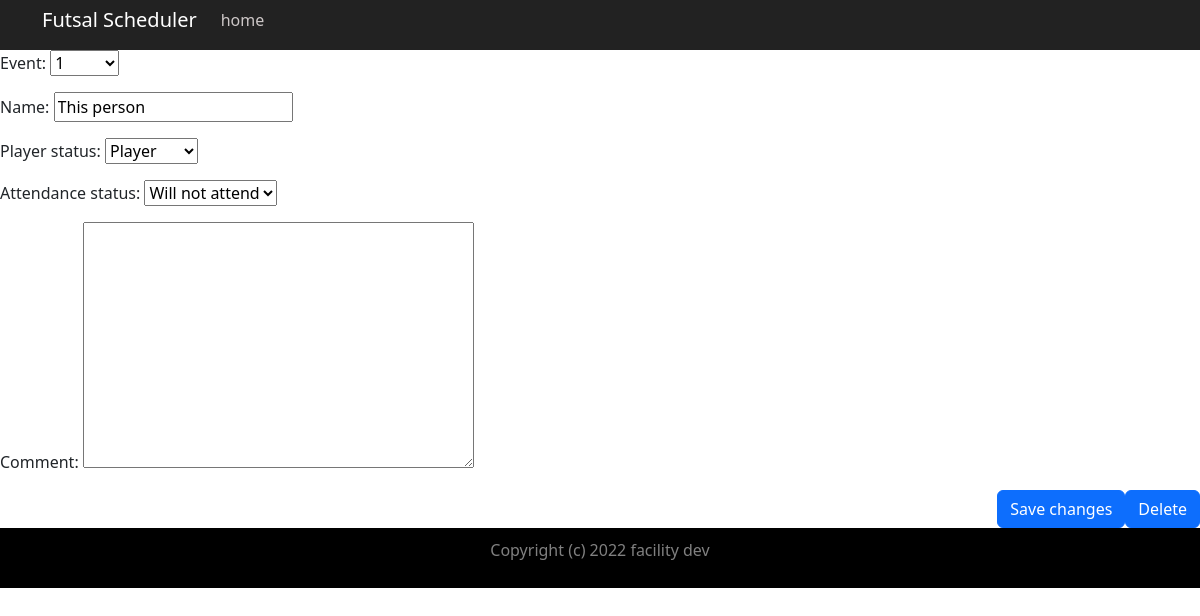
/scheduler/edit/30/, run on the app's committed database.
### scheduler/models.py (models this page shows, shortened)
class Player(models.Model):
    class PlayerStatus(models.TextChoices):
        PLAYER = 'PL', 'Player'
        WATCHING = 'WA', 'Watching'
    class AttendanceStatus(models.TextChoices):
        CONFIRMED = 'CO', 'Confirmed'
        MAYBE = 'MB', 'Maybe'
        WILL_NOT_ATTEND = 'NO', 'Will not attend'
    event = models.ForeignKey(Event, on_delete = models.CASCADE, related_name = 'relevant_event_name')
    name = models.CharField(max_length=200)
    player_status = models.CharField(max_length = 2, choices= PlayerStatus.choices)
    attendance_status = models.CharField(max_length = 2, choices= AttendanceStatus.choices)
    created = models.DateTimeField(auto_now_add=True)
    updated = models.DateTimeField(auto_now=True)
    comment = models.TextField(null=True, blank=True)
    class Meta:
        ordering = ['created']

### scheduler/views.py (the view, shortened to what this page needs)
# urls.py: path('edit/<int:pk>/', views.EditPlayer.as_view(), name='edit'),
class EditPlayer(UpdateView):
    model = Player
    form_class = EditPlayerForm
    template_name = 'scheduler/edit_player_template.html'

### scheduler/forms.py
class EditPlayerForm(forms.ModelForm):
    class Meta:
        model = Player
        fields = ['event', 'name', 'player_status', 'attendance_status', 'comment',]

### scheduler/models.py (called while the page is built)
    def __str__(self):
        return str(self.id)

### scheduler/templates/scheduler/edit_player_template.html (shortened to what this page needs)
{% extends 'scheduler/base.html' %}
{% block content %}
<form id="editform" action="" method="POST">
    <div class="modal-body">
    {{form.as_p}}
    </div>
    <div class="modal-footer">
        <button class="btn btn-primary" type="submit">Save changes</button>
		<a href="/scheduler/delete/{{player.id}}/" class="btn btn-primary" type="button">Delete</a>
    </div>
</form>
{% endblock %}

### data on the page
Player: event "1", name "This person", player_status "Player", attendance_status "Will not attend"
